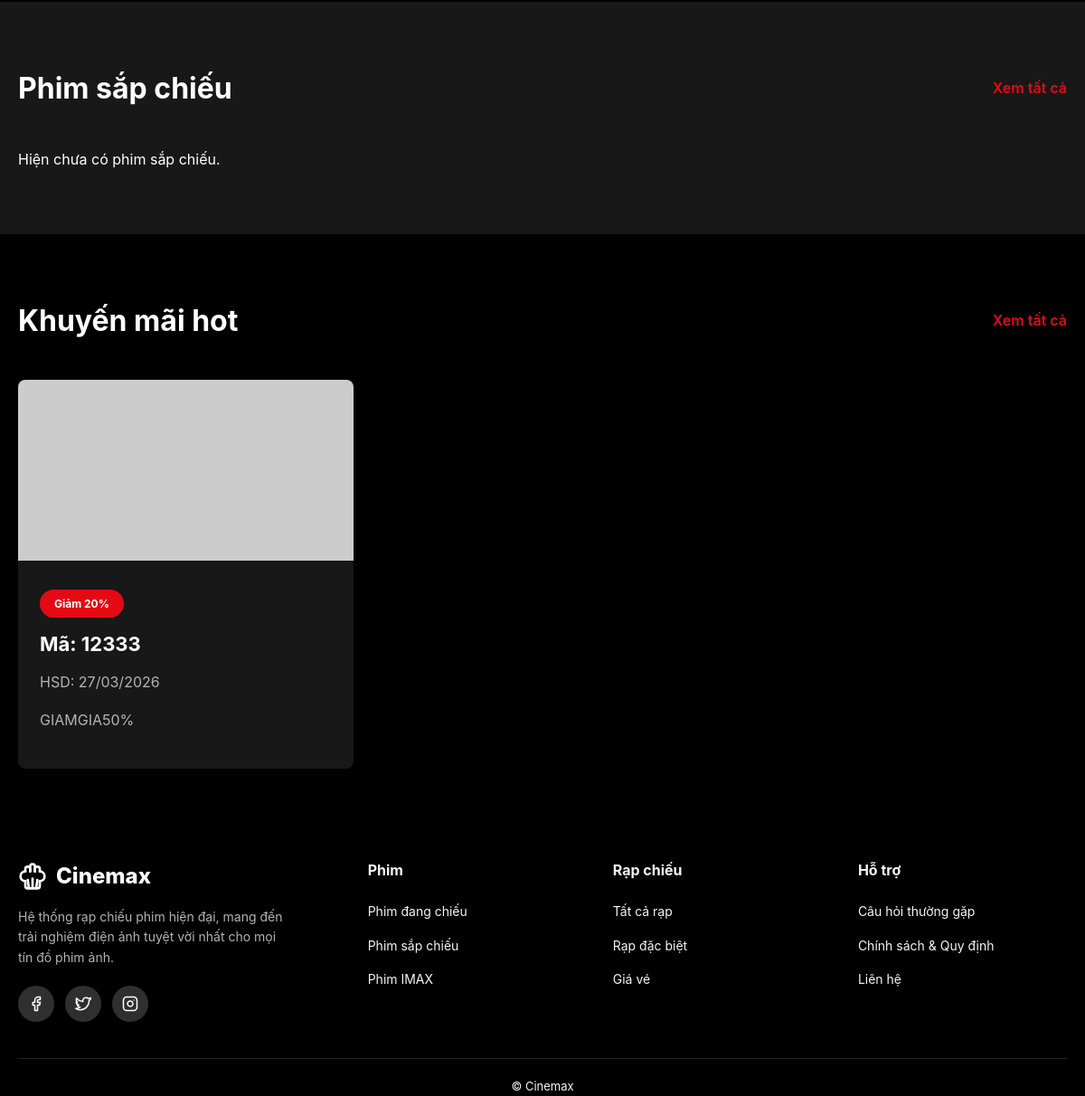
Page /views/user/index.php (lower part) on the earlier database version.
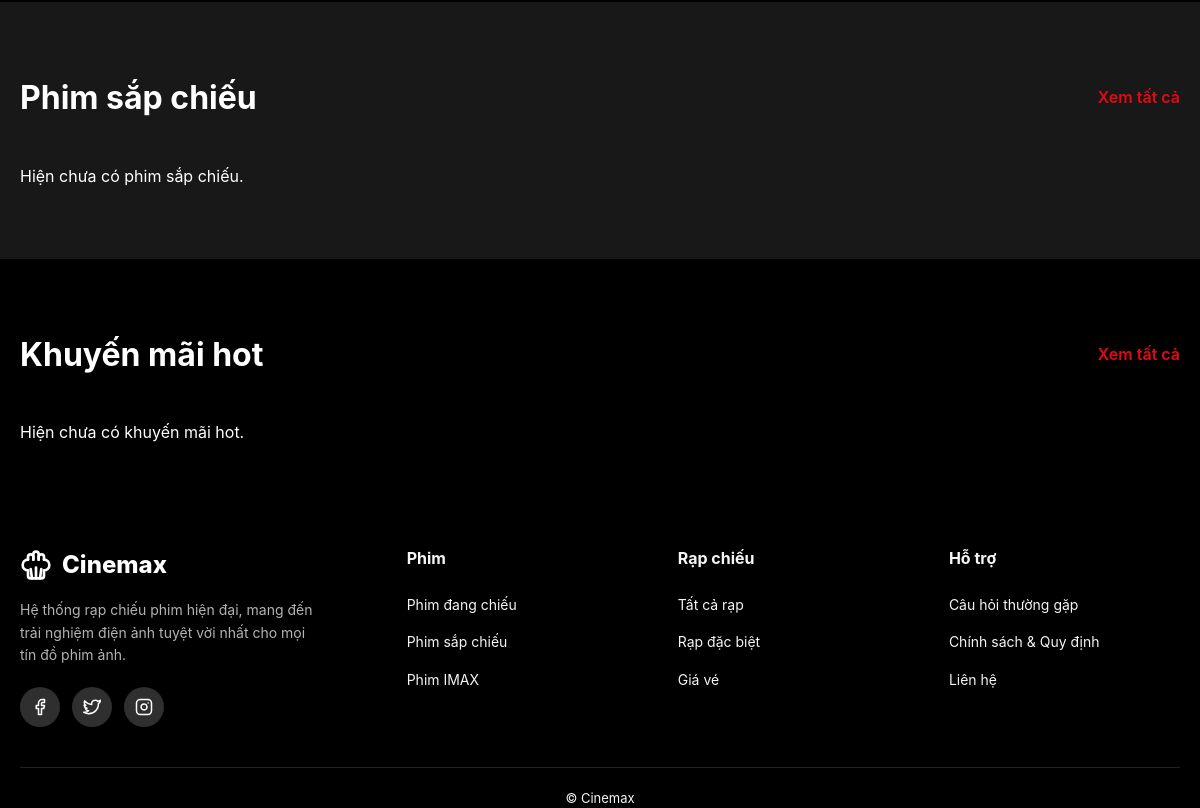
Same page on the later database version.
### tables this page shows
CREATE TABLE promotions (
    promotion_id     INT AUTO_INCREMENT PRIMARY KEY,
    code             VARCHAR(50) NOT NULL UNIQUE,
    name             VARCHAR(150) NOT NULL,
    discount_type    ENUM('percent', 'fixed') NOT NULL DEFAULT 'percent',
    discount_value   DECIMAL(12,2) NOT NULL DEFAULT 1.00,
    discount_percent DECIMAL(5,2) NOT NULL CHECK (discount_percent BETWEEN 0 AND 100),
    start_date       DATETIME NOT NULL,
    end_date         DATETIME NOT NULL,
    min_amount       DECIMAL(12,2) DEFAULT 0,
    status           TINYINT(1) NOT NULL DEFAULT 1,
    created_at       TIMESTAMP DEFAULT CURRENT_TIMESTAMP
);

### services/PromotionService.php (called while the page is built, shortened)
<?php
class PromotionService
{
    private $promotionModel;
    public function __construct($promotionModel)
    {
        $this->promotionModel = $promotionModel;
    }
    public function listPromotions($search = '')
    {
        $rows = $this->promotionModel->getAllPromotions($search);
        return $rows;
    }
    public function computeStatus(string $startDate, string $endDate): string
    {
        $today = date('Y-m-d');
        if ($today > $endDate) {
            return 'expired';
        }
        return 'active';
    }
}

### models/Promotion.php (called while the page is built, shortened)
<?php
class Promotion
{
    private $conn;
    public function __construct($conn)
    {
        $this->conn = $conn;
    }
    public function getAllPromotions($search = '')
    {
        $sql = "SELECT * FROM promotions WHERE status != -1";
        $types = '';
        $search = trim((string)$search);
        $sql .= " ORDER BY promotion_id DESC";
        $stmt = $this->conn->prepare($sql);
        $stmt->execute();
        $result = $stmt->get_result();
        $rows = [];
        while ($row = $result->fetch_assoc()) {
            $rows[] = $row;
        }
        return $rows;
    }
}

### views/user/pages/home.php (the view, shortened to what this page needs)
<?php
$allPromotions = isset($promotionService) ? $promotionService->listPromotions() : [];
$activePromotions = array_values(array_filter($allPromotions, function ($promo) {
    return ($promo['computed_status'] ?? '') === 'active';
}));
$comingSoonMovies = $movieService->listMoviesForUser('coming-soon');
function formatPromotionDateVNHome($date)
{
    return date('d/m/Y', strtotime($date));
}
function getPromotionBadgeTextHome($promo)
{
    $type = $promo['discount_type'] ?? 'percent';
    $value = (float)($promo['discount_value'] ?? 0);
    if ($type === 'percent') {
        return 'Giảm ' . rtrim(rtrim(number_format($value, 2, '.', ''), '0'), '.') . '%';
    }
    return 'Giảm ' . number_format($value, 0, ',', '.') . 'đ';
}
?>
<section class="section bg-light">
    <div class="container">
        <div class="section-header">
            <h2>Phim sắp chiếu</h2>
            <a href="index.php?page=movies&filter=coming-soon" class="view-all">
                Xem tất cả
            </a>
        </div>
        <div class="movie-grid" id="comingSoonMovies">
            <?php if (empty($comingSoonMovies)): ?>
                <p>Hiện chưa có phim sắp chiếu.</p>
            <?php endif; ?>
        </div>
    </div>
</section>
<section class="section">
    <div class="container">
        <div class="section-header">
            <h2>Khuyến mãi hot</h2>
            <a href="index.php?page=promotions" class="view-all">Xem tất cả</a>
        </div>
        <div class="promo-grid">
            <?php if (empty($activePromotions)): ?>
                <p>Hiện chưa có khuyến mãi hot.</p>
            <?php else: ?>
                <?php foreach (array_slice($activePromotions, 0, 4) as $promo): ?>
                    <div class="promo-card">
                        <img
                            src="https://via.placeholder.com/400x200?text=Promotion"
                            alt="<?= htmlspecialchars($promo['code'] ?? 'Promotion') ?>">
                        <div class="promo-content">
                            <span class="promo-badge">
                                <?= htmlspecialchars(getPromotionBadgeTextHome($promo)) ?>
                            </span>
                            <h3>Mã: <?= htmlspecialchars($promo['code'] ?? '') ?></h3>
                            <p>
                                HSD: <?= htmlspecialchars(formatPromotionDateVNHome($promo['end_date'] ?? null)) ?>
                            </p>
                            <?php if (!empty($promo['name'])): ?>
                                <p><?= htmlspecialchars($promo['name']) ?></p>
                            <?php endif; ?>
                        </div>
                    </div>
                <?php endforeach; ?>
            <?php endif; ?>
        </div>
    </div>
</section>

Differences in the rows shown:
removed promotions: discount_value "Giảm 20%", code "12333", end_date "27/03/2026", name "GIAMGIA50%"
Other differences:
text now shown: "Hiện chưa có khuyến mãi hot."
